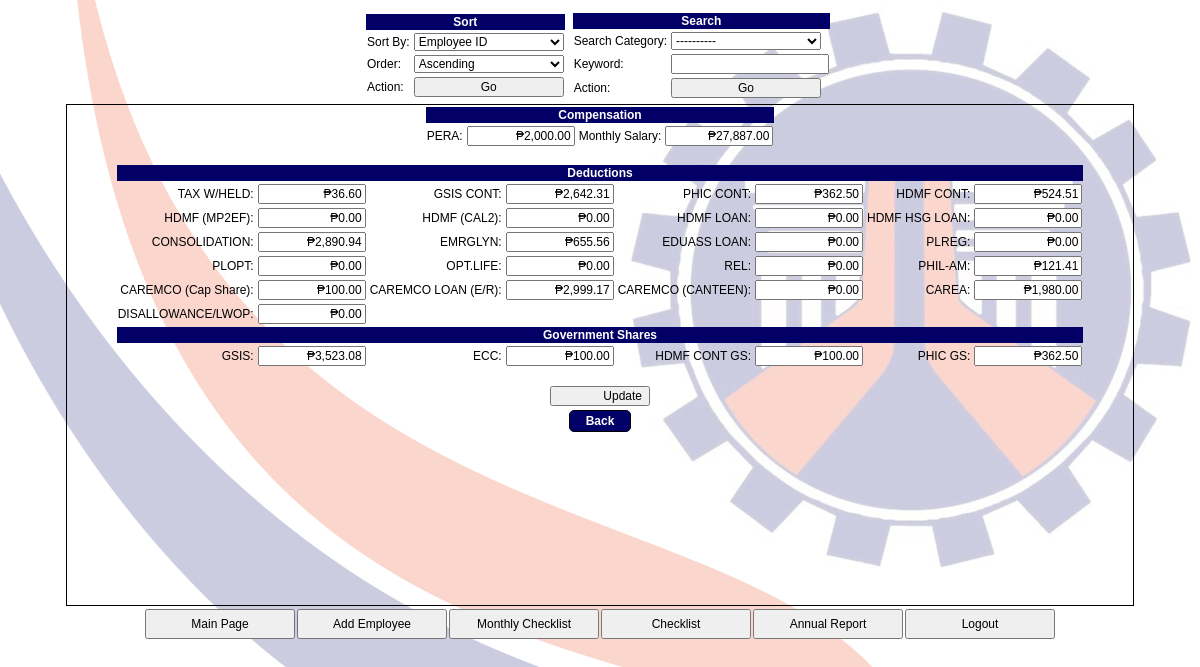
Page /ORIGINAL/Payroll_Summary/php/edit_payroll_details_month.php?id=90B0001&year=2018&month=1 (signed in) on the committed database.
### tables this page shows
CREATE TABLE `payroll_data` (
  `id` varchar(25) NOT NULL,
  `month` varchar(25) NOT NULL,
  `month_num` int(25) DEFAULT NULL,
  `year` varchar(25) DEFAULT NULL,
  `pera` double DEFAULT NULL,
  `monthly_salary` double DEFAULT NULL,
  `gross_amount_earned` double DEFAULT NULL,
  `taxwh` double DEFAULT NULL,
  `gsis_cont` double DEFAULT NULL,
  `phic_cont` double DEFAULT NULL,
  `hdmf_cont` double DEFAULT NULL,
  `hdmf_mp` double DEFAULT NULL,
  `hdmf_cal` double DEFAULT NULL,
  `hdmf_loan` double DEFAULT NULL,
  `hdmf_hsg` double DEFAULT NULL,
  `cons` double DEFAULT NULL,
  `emr` double DEFAULT NULL,
  `eduass_loan` double DEFAULT NULL,
  `plreg` double DEFAULT NULL,
  `plopt` double DEFAULT NULL,
  `opt_life` double DEFAULT NULL,
  `rel` double DEFAULT NULL,
  `philam` double DEFAULT NULL,
  `caremco_cap` double DEFAULT NULL,
  `caremco_loan` double DEFAULT NULL,
  `carea` double DEFAULT NULL,
  `caremco_canteen` double DEFAULT NULL,
  `allowance` double DEFAULT NULL,
  `total_deduct` double DEFAULT NULL,
  `cutofffirst` double DEFAULT NULL,
  `cutoffsecond` double DEFAULT NULL,
  `first_q` double DEFAULT NULL,
  `ecc` double DEFAULT NULL,
  `gsis` double DEFAULT NULL,
  `hdmf_cont_gs` double DEFAULT NULL,
  `phic_gs` double DEFAULT NULL
);

### ORIGINAL/Payroll_Summary/php/edit_payroll_details_month.php (the view, shortened to what this page needs)
<!DOCTYPE html>
<html>
<head>
	<?php
		include 'dbconn.php';
		include 'links.php';
	?>
</head>
<body>
<?php
	include 'search_main.php';
?>
<div id="main">
<?php
if (isset($_GET['id'])) {
$id = $_GET['id'];
$month = $_GET['month'];
$year = $_GET['year'];
$query1 = $conn->query("select * from payroll_data where id='{$id}' AND month_num = '{$month}' AND year = '{$year}'");
	echo "<table>";
	while ($row = $query1->fetch_assoc()) {
		$format_var1 = str_replace(number_format($row['pera'], 2),'₱'.number_format($row['pera'], 2),number_format($row['pera'], 2));
		$format_var2 = str_replace(number_format($row['monthly_salary'], 2),'₱'.number_format($row['monthly_salary'], 2),number_format($row['monthly_salary'], 2));
		$format_var4 = str_replace(number_format($row['taxwh'], 2),'₱'.number_format($row['taxwh'], 2),number_format($row['taxwh'], 2));
		$format_var5 = str_replace(number_format($row['gsis_cont'], 2),'₱'.number_format($row['gsis_cont'], 2),number_format($row['gsis_cont'], 2));
		$format_var6 = str_replace(number_format($row['phic_cont'], 2),'₱'.number_format($row['phic_cont'], 2),number_format($row['phic_cont'], 2));
		$format_var7 = str_replace(number_format($row['hdmf_cont'], 2),'₱'.number_format($row['hdmf_cont'], 2),number_format($row['hdmf_cont'], 2));
		$format_var8 = str_replace(number_format($row['hdmf_mp'], 2),'₱'.number_format($row['hdmf_mp'], 2),number_format($row['hdmf_mp'], 2));
		$format_var9 = str_replace(number_format($row['hdmf_cal'], 2),'₱'.number_format($row['hdmf_cal'], 2),number_format($row['hdmf_cal'], 2));
		$format_var10 = str_replace(number_format($row['hdmf_loan'], 2),'₱'.number_format($row['hdmf_loan'], 2),number_format($row['hdmf_loan'], 2));
		$format_var11 = str_replace(number_format($row['hdmf_hsg'], 2),'₱'.number_format($row['hdmf_hsg'], 2),number_format($row['hdmf_hsg'], 2));
		$format_var12 = str_replace(number_format($row['cons'], 2),'₱'.number_format($row['cons'], 2),number_format($row['cons'], 2));
		$format_var13 = str_replace(number_format($row['emr'], 2),'₱'.number_format($row['emr'], 2),number_format($row['emr'], 2));
		$format_var14 = str_replace(number_format($row['eduass_loan'], 2),'₱'.number_format($row['eduass_loan'], 2),number_format($row['eduass_loan'], 2));
		$format_var15 = str_replace(number_format($row['plreg'], 2),'₱'.number_format($row['plreg'], 2),number_format($row['plreg'], 2));
		$format_var16 = str_replace(number_format($row['plopt'], 2),'₱'.number_format($row['plopt'], 2),number_format($row['plopt'], 2));
		$format_var17 = str_replace(number_format($row['opt_life'], 2),'₱'.number_format($row['opt_life'], 2),number_format($row['opt_life'], 2));
		$format_var18 = str_replace(number_format($row['rel'], 2),'₱'.number_format($row['rel'], 2),number_format($row['rel'], 2));
		$format_var19 = str_replace(number_format($row['philam'], 2),'₱'.number_format($row['philam'], 2),number_format($row['philam'], 2));
		$format_var20 = str_replace(number_format($row['caremco_cap'], 2),'₱'.number_format($row['caremco_cap'], 2),number_format($row['caremco_cap'], 2));
		$format_var21 = str_replace(number_format($row['caremco_loan'], 2),'₱'.number_format($row['caremco_loan'], 2),number_format($row['caremco_loan'], 2));
		$format_var22 = str_replace(number_format($row['caremco_canteen'], 2),'₱'.number_format($row['caremco_canteen'], 2),number_format($row['caremco_canteen'], 2));
		$format_var26 = str_replace(number_format($row['carea'], 2),'₱'.number_format($row['carea'], 2),number_format($row['carea'], 2));
		$format_var23 = str_replace(number_format($row['allowance'], 2),'₱'.number_format($row['allowance'], 2),number_format($row['allowance'], 2));
		$format_var27 = str_replace(number_format($row['ecc'], 2),'₱'.number_format($row['ecc'], 2),number_format($row['ecc'], 2));
		$format_var28 = str_replace(number_format($row['gsis'], 2),'₱'.number_format($row['gsis'], 2),number_format($row['gsis'], 2));
		$format_var29 = str_replace(number_format($row['hdmf_cont_gs'], 2),'₱'.number_format($row['hdmf_cont_gs'], 2),number_format($row['hdmf_cont_gs'], 2));
		$format_var30 = str_replace(number_format($row['phic_gs'], 2),'₱'.number_format($row['phic_gs'], 2),number_format($row['phic_gs'], 2));
		echo "<form method='get'>";
		echo '
		<table id="input">
			<table class="input">
				<tr>
					<th colspan="4">Compensation</th>
				</tr>
				<tr>
					<td><label>PERA: </label></td>
					<td><input type="text" onBlur="this.value=formatCurrency(this.value)" name="tb_pera" value ='.$format_var1.'></input></td>
					<td><label>Monthly Salary: </label></td>
					<td><input type="text" onBlur="this.value=formatCurrency(this.value)" name="tb_msalary" value ='.$format_var2.'></input></td>
				</tr>
			</table>
			<table class="input">
			<br>
			<tr>
				<th colspan="8">Deductions</th>
			</tr>
			<tr>
				<td><label>TAX W/HELD: </label></td>
				<td><input type="text" onBlur="this.value=formatCurrency(this.value)" name="tb_taxwh" value ='.$format_var4.'></input></td>
				<td><label>GSIS CONT: </label></td>
				<td><input type="text" onBlur="this.value=formatCurrency(this.value)" name="tb_gsis" value ='.$format_var5.'></input></td>
				<td><label>PHIC CONT: </label></td>
				<td><input type="text" onBlur="this.value=formatCurrency(this.value)" name="tb_phic" value ='.$format_var6.'></input></td>
				<td><label>HDMF CONT: </label></td>
				<td><input type="text" onBlur="this.value=formatCurrency(this.value)" name="tb_hdmf" value ='.$format_var7.'></input></td>
			</tr>
			<tr>
				<td><label>HDMF (MP2EF): </label></td>
				<td><input type="text" onBlur="this.value=formatCurrency(this.value)" name="tb_hdmfmp2" value ='.$format_var8.'></input></td>
				<td><label>HDMF (CAL2): </label></td>
				<td><input type="text" onBlur="this.value=formatCurrency(this.value)" name="tb_hdmfcal" value ='.$format_var9.'></input></td>
				<td><label>HDMF LOAN: </label></td>
				<td><input type="text" onBlur="this.value=formatCurrency(this.value)" name="tb_hdmfloan" value ='.$format_var10.'></input></td>
				<td><label>HDMF HSG LOAN: </label></td>
				<td><input type="text" onBlur="this.value=formatCurrency(this.value)" name="tb_hdmfhsg" value ='.$format_var11.'></input></td>
			</tr>
			<tr>
				<td><label>CONSOLIDATION: </label></td>
				<td><input type="text" onBlur="this.value=formatCurrency(this.value)" name="tb_cons" value ='.$format_var12.'></input></td>
				<td><label>EMRGLYN: </label></td>
				<td><input type="text" onBlur="this.value=formatCurrency(this.value)" name="tb_emr" value ='.$format_var13.'></input></td>
				<td><label>EDUASS LOAN: </label></td>
				<td><input type="text" onBlur="this.value=formatCurrency(this.value)" name="tb_eduass" value ='.$format_var14.'></input></td>
				<td><label>PLREG: </label></td>
				<td><input type="text" onBlur="this.value=formatCurrency(this.value)" name="tb_plreg" value ='.$format_var15.'></input></td>
			</tr>
			<tr>
				<td><label>PLOPT: </label></td>
				<td><input type="text" onBlur="this.value=formatCurrency(this.value)" name="tb_plopt" value ='.$format_var16.'></input></td>
				<td><label>OPT.LIFE: </label></td>
				<td><input type="text" onBlur="this.value=formatCurrency(this.value)" name="tb_opt" value ='.$format_var17.'></input></td>
				<td><label>REL: </label></td>
				<td><input type="text" onBlur="this.value=formatCurrency(this.value)" name="tb_rel" value ='.$format_var18.'></input></td>
				<td><label>PHIL-AM: </label></td>
				<td><input type="text" onBlur="this.value=formatCurrency(this.value)" name="tb_philam" value ='.$format_var19.'></input></td>
			</tr>
			<tr>
				<td><label>CAREMCO (Cap Share): </label></td>
				<td><input type="text" onBlur="this.value=formatCurrency(this.value)" name="tb_caremco" value ='.$format_var20.'></input></td>
				<td><label>CAREMCO LOAN (E/R): </label></td>
				<td><input type="text" onBlur="this.value=formatCurrency(this.value)" name="tb_caremcoln" value ='.$format_var21.'></input></td>
				<td><label>CAREMCO (CANTEEN): </label></td>
				<td><input type="text" onBlur="this.value=formatCurrency(this.value)" name="tb_caremcoctn" value ='.$format_var22.'></input></td>
				<td><label>CAREA: </label></td>
				<td><input type="text" onBlur="this.value=formatCurrency(this.value)" name="tb_carea" value ='.$format_var26.'></input></td>
			</tr>
			<tr>
				<td><label>DISALLOWANCE/LWOP: </label></td>
				<td><input type="text" onBlur="this.value=formatCurrency(this.value)" name="tb_all" value ='.$format_var23.'></input></td>
			</tr>
			<tr>
				<th colspan="8">Government Shares</th>
			</tr>
			<tr>
				<td><label>GSIS: </label></td>
				<td><input type="text" onBlur="this.value=formatCurrency(this.value)" name="tb_gs" value ='.$format_var28.'></input></td>
				<td><label>ECC: </label></td>
				<td><input type="text" onBlur="this.value=formatCurrency(this.value)" name="tb_ecc" value ='.$format_var27.'></input></td>
				<td><label>HDMF CONT GS: </label></td>
				<td><input type="text" onBlur="this.value=formatCurrency(this.value)" name="tb_hcg" value ='.$format_var29.'></input></td>
				<td><label>PHIC GS: </label></td>
				<td><input type="text" onBlur="this.value=formatCurrency(this.value)" name="tb_pg" value ='.$format_var30.'></input></td>
			</tr>
			</table>
			<table class="input">
			<tr>
				<td colspan="1"><input class="addbtn" type="submit" name="submit" value="Update" /></td>
			</tr>
			<tr>
				<td><h3><a href="view_individually.php?id='.$id.'&year='.$year.'">Back</a></h3></td>
			</tr>
			</table>
			</table>
		</table>
		';
}
}
?>
</div>
<?php
	include 'universal_footer.php';
?>
</body>
</html>

### ORIGINAL/Payroll_Summary/style/style.css (style rules this page uses)
* { font-family: Tahoma,Verdana,Segoe,sans-serif; font-size: 12px; }
body { background-image: url('../resource/BG1.jpg'); background-size: 100%; background-repeat: no-repeat; }
a { background-color: white; text-decoration: none; display: block; width: 50px; height: 10px; background: #020066; padding: 5px; text-align: center; border-radius: 5px; color: white; font-weight: bold; line-height: 10px; border: 1px solid black; margin: auto; }
h1, h2 ,h3, h4, h5 { text-align: center !important; margin: auto !important; width: 100% !important; }
#main { width: 90%; height: 500px; border: 1px solid black; margin: auto; }
#main table { margin: auto; }
#main td { text-align: center; }
#main input { font-size: 12px; }
.input td label { width: 100px; font-size: 12px; text-align: left; }
.input td { text-align: right !important; }
.input input { text-align: right !important; width: 100px; }
th { height: 10px; background: #020066; color:#fff; }

### rows in the picture
payroll_data: tb_pera "₱2,000.00", tb_msalary "₱27,887.00", tb_taxwh "₱36.60", tb_gsis "₱2,642.31", tb_phic "₱362.50", tb_hdmf "₱524.51", tb_hdmfmp2 "₱0.00", tb_hdmfcal "₱0.00", tb_hdmfloan "₱0.00", tb_hdmfhsg "₱0.00", tb_cons "₱2,890.94", tb_emr "₱655.56", tb_eduass "₱0.00", tb_plreg "₱0.00", tb_plopt "₱0.00", tb_opt "₱0.00", tb_rel "₱0.00", tb_philam "₱121.41", tb_caremco "₱100.00", tb_caremcoln "₱2,999.17", tb_caremcoctn "₱0.00", tb_carea "₱1,980.00", tb_all "₱0.00", tb_gs "₱3,523.08", tb_ecc "₱100.00", tb_hcg "₱100.00", tb_pg "₱362.50"
